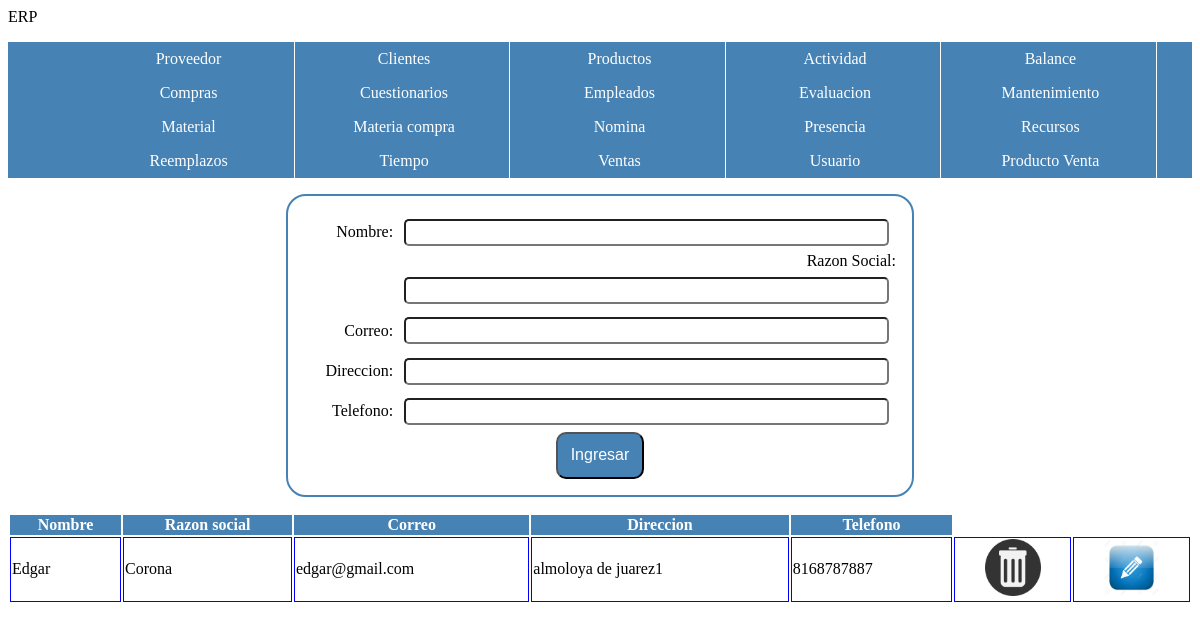
Page /home.php?s=clie on the committed database.
### tables this page shows
CREATE TABLE `clientes` (
  `id` int(20) NOT NULL,
  `nombre` varchar(20) NOT NULL,
  `razonsocial` varchar(20) NOT NULL,
  `correo` varchar(30) NOT NULL,
  `direccion` varchar(20) NOT NULL,
  `telefono` varchar(10) NOT NULL
);

### php/conexion.php (called while the page is built, shortened)
<?php
class Conexion{
  			private $host="localhost";
  			private $usuario="root";
  			private $password="";
  			private $base="erpp";
  			protected $sentencia="";
  			private $conexion;
  			private function abrir_conexion(){
  				 $this->conexion = new mysqli($this->host,$this->usuario,$this->password,$this->base);
  			}
  			  public function obtener_sentencia(){
  				$resultado=$this->conexion->query($this->sentencia);
  				return $resultado;
  			 }
}
 ?>

### php/clientes.php (called while the page is built, shortened)
<?php
require_once("conexion.php");
		class Clientes extends Conexion{
				public function consulta(){
				$this->sentencia="SELECT * FROM clientes";
				return $this->obtener_sentencia();
				}
		}
 ?>

### php/vista_clientes.php (the view, shortened to what this page needs)
<section>
<?php
   if (!isset($_POST["idM"])){
    ?>
    <form action ="" method="post">
    Nombre: <input type="text" name="nombre"><br>
    Razon Social: <input type="text" name= "rs"><br>
    Correo: <input type="email" name="correo"><br>
    Direccion: <input type="text" name="dir"><br>
    Telefono: <input type="text" name="tel"><br>
    <div>
    <input type="submit" name="altaClie" value="Ingresar">
    </div>
    </form>
    <?php
    }
    require_once("clientes.php");
    $obj = new Clientes();
    $resultado = $obj->consulta();
 ?>
<table>
    <tr>
        <th>Nombre</th>
        <th>Razon social</th>
        <th>Correo</th>
        <th>Direccion</th>
        <th>Telefono</th>
    </tr>
    <?php
        while ($fila =  $resultado->fetch_assoc()){
            echo "<tr>";
            echo "<td>".$fila["nombre"]."</td>";
            echo "<td>".$fila["razonsocial"]."</td>";
            echo "<td>".$fila["correo"]."</td>";
            echo "<td>".$fila["direccion"]."</td>";
            echo "<td>".$fila["telefono"]."</td>";
?>
<td id="celdaEliminar">
    <form action="" method="post" onsubmit="return confirmar()">
        <input type="image" src="img/eliminar.png">
    </form>
</td>
<td id="celdaModificar">
    <form action="" method="post" onsubmit="return confirmarM()">
        <input type="image" src="img/modificar.jpg">
    </form>
</td>
<?php
            echo "</tr>";
        }
     ?>
</table>
</section>

### css/estilos.css (style rules this page uses)
th { background-color: steelblue; color: white; }
tr:nth-child(odd) { background-color: #ddf; }
td { border: 1px solid blue; }
form { border: 2px solid steelblue; border-radius: 20px; margin: 1em auto; padding: 1em; text-align: right; width: 50%; }
input[type="email"],input[type="text"],input[type="date"] { border-radius: 5px; margin: 0.5em; padding: 0.3em; width: 80% }
input[type="submit"] { background-color: steelblue; border-radius: 10px; color: white; cursor: pointer; font-size: 1em; padding: 0.8em; transition: 2s; }
form div { text-align: center; }
#celdaEliminar,#celdaModificar { text-align: center; width: 10%; }
td form { border: 0; padding: 0; margin: 0 auto; }
td form input[type="image"] { max-width: 100%; }

### rows in the picture
clientes: nombre "Edgar", razonsocial "Corona", correo "edgar@gmail.com", direccion "almoloya de juarez1", telefono "8168787887"
